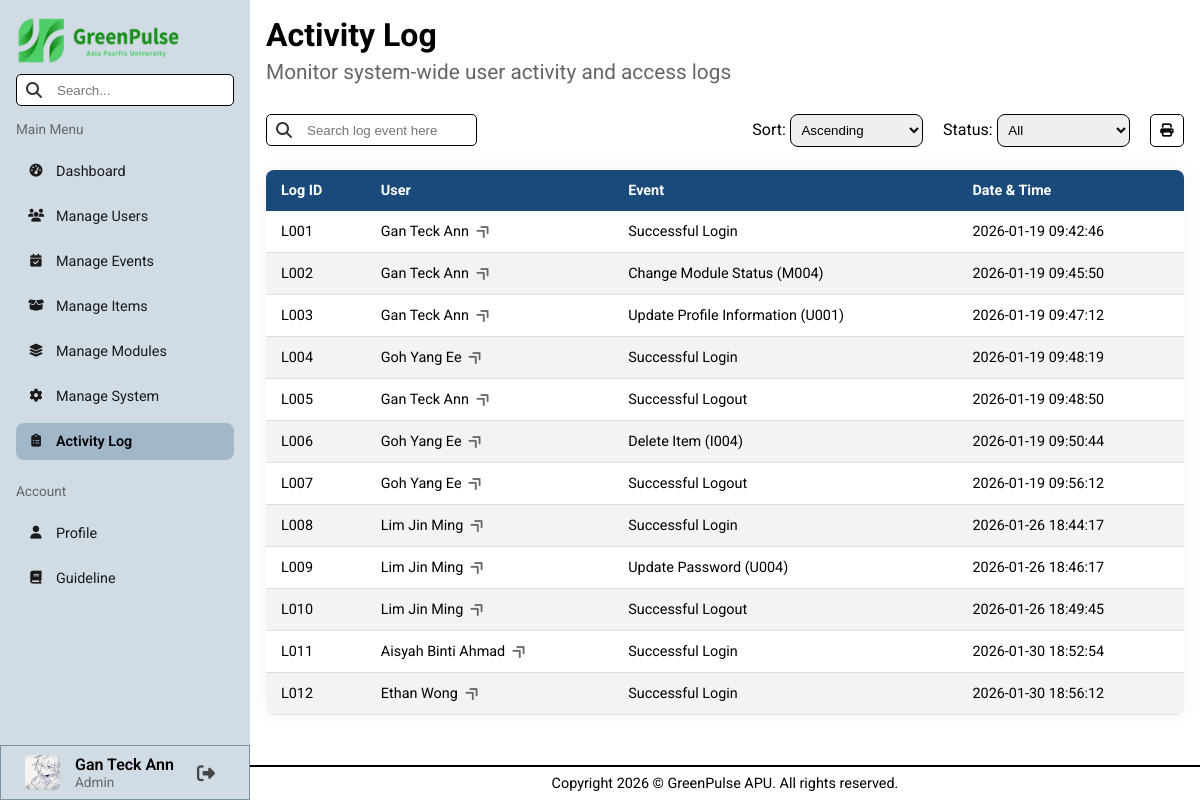
Page /pages/admin/activityLog.php (signed in) on the committed database.
### tables this page shows
CREATE TABLE `users` (
  `user_id` varchar(8) NOT NULL,
  `name` varchar(100) NOT NULL,
  `nationality` varchar(50) NOT NULL,
  `gender` char(1) NOT NULL,
  `date_of_birth` date NOT NULL,
  `contact_number` varchar(12) NOT NULL,
  `education_email` varchar(50) NOT NULL,
  `course_name` varchar(255) NOT NULL,
  `registration_date` date NOT NULL,
  `password` varchar(255) NOT NULL,
  `safety_question_1` varchar(150) DEFAULT NULL,
  `answer_1` varchar(150) DEFAULT NULL,
  `safety_question_2` varchar(150) DEFAULT NULL,
  `answer_2` varchar(150) DEFAULT NULL,
  `green_points` int(11) DEFAULT NULL,
  `total_earned` int(11) DEFAULT NULL,
  `avatar` varchar(255) DEFAULT NULL,
  `role` varchar(50) NOT NULL,
  `last_login` datetime DEFAULT NULL,
  `account_status` varchar(50) NOT NULL DEFAULT 'Active'
);

CREATE TABLE `log` (
  `log_id` varchar(8) NOT NULL,
  `user_id` varchar(8) NOT NULL,
  `log_event` varchar(255) NOT NULL,
  `log_datetime` datetime NOT NULL
);

### backend/sessionData.php (called while the page is built, shortened)
<?php
    $userID = $_SESSION["userID"];
    $userName = $_SESSION["userName"];
?>

### backend/utility.php (called while the page is built, shortened)
<?php
    function getUserName($conn, $user_id) {
        $sql = "SELECT name FROM users WHERE user_id = '$user_id'";
        $result = mysqli_query($conn, $sql);
        if (mysqli_num_rows($result) > 0) {
            $row = mysqli_fetch_assoc($result);
            return $row["name"];
        }
        return "User Not Found";
    }
?>

### pages/admin/activityLog.php (the view, shortened to what this page needs)
<?php
    include("../../conn.php");
    include("../../backend/sessionData.php");
    include("../../backend/utility.php");
    $sql = "SELECT * FROM log GROUP BY log_datetime ASC";
    $currentSort = "";
    $currentStatus = "";
    $result = mysqli_query($conn, $sql);
    $logs = array();
    if (mysqli_num_rows($result) > 0) {
        while ($row = mysqli_fetch_assoc($result)) {
            $logs[] = $row;
        }
    }
?>
<!DOCTYPE html>
<html lang="en">
    <head>
        <link rel="stylesheet" href="../../styles/admin.css">
        <?php include("library.php"); ?>
    </head>
    <body>
        <?php include("header.php"); ?>
        <main class="search-area">
            <h1>Activity Log</h1>
            <h2 class="page-subTitle">Monitor system-wide user activity and access logs</h2>
            <div class="action-bar" style="margin: 1em 0;">
                <form action="" method="GET">
                    <div class="table-search-box">
                        <input type="text" name="target" placeholder="Search log event here">
                    </div>
                </form>
                <form action="" method="GET" class="select-container" id="log-form">
                    <div class="select-boxs">
                        <div>
                            <label for="logSort">Sort: </label>
                            <select name="txtSort" id="logSort">
                                <option value="ASC" <?php if($currentSort === "ASC") echo "selected" ?>>Ascending</option>
                            </select>
                        </div>
                        <div>
                            <label for="losStatus">Status: </label>
                            <select name="txtStatus" id="logStatus">
                                <option value="" <?php if($currentStatus === "") echo "selected" ?>>All</option>
                            </select>
                        </div>
                        <button class="print" onclick="window.print()">
                            <i class="fa-solid fa-print"></i>
                        </button>
                    </div>
                </form>
            </div>
            <div class="flex-container" style="margin: 1em 0;">
                <table>
                    <thead>
                        <tr>
                            <th>Log ID</th>
                            <th>User</th>
                            <th>Event</th>
                            <th>Date & Time</th>
                        </tr>
                    </thead>
                    <tbody>
                        <?php
                            foreach ($logs as $row) {
                                $user_name = getUserName($conn, $row["user_id"]);
                                echo '<tr>
                                        <td>' . $row['log_id'] . '</td>
                                        <td>
                                            <a href="viewUserProfile.php?id=' . $row['user_id'] . '" class="redirect-link" title="View User Profile">
                                                ' . $user_name . '
                                                <i class="fa-solid fa-angle-double-right table-linkIcon"></i>
                                            </a>
                                        </td>
                                        <td>' . $row['log_event'] . ' </td>
                                        <td>' . $row['log_datetime'] . '</td>
                                    </tr>';
                            }
                        ?>
                    </tbody>
                </table>
            </div>
        </main>
        <?php include("footer.php"); ?>
    </body>
</html>

### pages/admin/header.php (shortened to what this page needs)
<?php
    $sql_userInfo = "SELECT avatar FROM users WHERE user_id = '$userID'";
    $result_userInfo = mysqli_query($conn, $sql_userInfo);
    $data_userInfo = mysqli_fetch_assoc($result_userInfo);
    $avatar = $data_userInfo["avatar"] ?? "src/avatars/default.png";
?>
<aside id="sidebar">
    <img src="../../src/elements/logo_horizontal.png" alt="Logo" width="165rem" height="50rem" class="desktop_logo">
    <div class="search-box">
        <input type="text" id="txtSearchInput" placeholder="Search...">
    </div>
    <p class="sidebar-subTitle">Main Menu</p>
    <div class="nav-pages">
        <a id="dashboard" href="index.php">
            <i class="fa-solid fa-gauge-high"></i> Dashboard
        </a>
        <a id="manageUsers" href="manageUsers.php">
            <i class="fa-solid fa-users"></i> Manage Users
        </a>
        <a id="manageEvents" href="manageEvents.php">
            <i class="fa-solid fa-calendar-check"></i> Manage Events
        </a>
        <a id="manageItems" href="manageItems.php">
            <i class="fa-solid fa-box-open"></i> Manage Items
        </a>
        <a id="manageModules" href="manageModules.php">
            <i class="fa-solid fa-layer-group"></i> Manage Modules
        </a>
        <a id="ManageSystem" href="manageSystem.php">
            <i class="fa-solid fa-gear"></i> Manage System
        </a>
        <a id="activityLog" href="activityLog.php">
            <i class="fa-solid fa-clipboard-list"></i> Activity Log
        </a>
    </div>
    <p class="sidebar-subTitle">Account</p>
    <div class="nav-pages">
        <a id="profile" href="profile.php">
            <i class="fa-solid fa-user"></i> Profile
        </a>
        <a id="guildeline" href="guideline.php">
            <i class="fa-solid fa-book"></i> Guideline
        </a>
    </div>
    <div class="user-info-section">
        <img src="../../<?php echo $avatar ?>" alt="user_avatar" width="35px" height="35px">
        <div class="user-info-box">
            <p class="name"> <?php echo $userName ?? "Unknown User" ?> </p>
            <p class="role">Admin</p>
        </div>
        <form action="../../backend/logoutRedirect.php" method="POST" class="logout-form">
            <button type="submit" class="logout-btn" title="Logout">
                <i class="fa-solid fa-right-from-bracket"></i>
            </button>
        </form>
    </div>
</aside>

### styles/admin.css (style rules this page uses)
body { min-height: 100vh; display: grid; grid-template-columns: 250px 1fr; grid-template-rows: 1fr auto; grid-template-areas: "sidebar main" "sidebar footer"; }
aside { grid-area: sidebar; padding: 1em; background-color: #d1dbe4; top: 0; position: sticky; align-self: start; height: 100vh; display: flex; flex-direction: column; z-index: 1000; }
main { grid-area: main; padding: 1em; }
.search-box { margin: 0.5em 0; position: relative; }
.search-box input, .table-search-box input, .popup-form input, .popup-input select, .addNewAnnouncem-form input { width: 100%; height: 2rem; padding: 10px 15px 10px 40px; border-radius: 5px; border: none; outline: none; border: 1px black solid; }
.nav-pages { display: flex; flex-direction: column; margin: 1em 0; gap: 0.5em; }
.nav-pages a, .nav-pages i { color: #1a1a1a; font-size: 0.9em; }
.nav-pages a { text-decoration: none; display: flex; align-items: center; padding: 10px 10px; border-radius: 8px; transition: all 0.3s ease; }
.nav-pages i { margin-right: 10px; width: 20px; text-align: center; }
.nav-pages a.active { background-color: #a3b7ca; font-weight: 600; color: #000; }
.user-info-section { margin: auto -1em -1em -1em; border: 1.5px #7992a7 solid; height: 55px; width: 250px; align-self: flex-end; display: flex; flex-direction: row; align-items: center; padding: 0 0 0 1.5em; gap: 15px; }
.user-info-section img { border-radius: 5px; }
.user-info-section .user-info-box .name { font-size: 1em; font-weight: 600; }
.user-info-section .user-info-box .role { font-size: 0.85em; color: #666; }
.logout-form { margin: 0; padding-left: 0.2em; display: flex; }
.logout-btn { background: none; border: none; padding: 5px; cursor: pointer; font-size: 18px; color: #454545; transition: 0.3s; display: flex; align-items: center; }
.sidebar-subTitle { margin-top: 0.5em; font-size: 0.85em; color: #666; }
.page-subTitle { padding: 0.3em 0; color: #666; font-weight: 400; font-size: 1.3em; }
.flex-container { display: flex; flex-direction: column; justify-content: center; align-items: center; }
.item-chart select, .select-boxs select { width: 10em; padding: 0.5em; border-radius: 8px; border: 1px black solid; }
table { width: 100%; border-collapse: collapse; background-color: #ffffff; font-size: 0.9em; min-width: 400px; border-radius: 8px; box-shadow: 0 0 20px rgba(0, 0, 0, 0.05); overflow: hidden; }
thead tr { background-color: #194a7a; color: #ffffff; text-align: left; font-weight: bold; }
th, td { padding: 12px 15px; }
tbody tr { border-bottom: 1px solid #dddddd; }
tbody tr:nth-of-type(even) { background-color: #f3f3f3; }
.action-bar { display: flex; flex-direction: row; justify-content: space-between; align-items: center; width: 100%; gap: 10px; }
.table-search-box { margin: 0.5em 0; position: relative; width: 100%; }
.table-search-box input { width: 90%; }
.select-container { display: flex; flex-direction: row; gap: 15px; }
.select-boxs, .action-btns { gap: 20px; }
.select-boxs { display: flex; flex-direction: row; }
.select-container button { background-color: rgba(25, 74, 122, 0.6); padding: 0.5em 0.7em; border: none; border-radius: 5px; }
.print { padding: 0 1em; background-color: white !important; border: 1px black solid !important; }
.redirect-link { color: black; text-decoration: none; cursor: pointer; }
.table-linkIcon { transform: rotate(-45deg); color: #666; margin-left: 0.3em; font-weight: 300; }
button, select { cursor: pointer; }

### styles/general.css (style rules this page uses)
* { margin: 0; padding: 0; box-sizing: border-box; }
body { font-family: "Roboto", sans-serif; }
html, body { max-width: 100%; overflow-x: clip; }

### rows in the picture
users: avatar (picture)
log: log_id "L001", user.name "Gan Teck Ann", log_event "Successful Login", log_datetime "2026-01-19 09:42:46"
log: log_id "L002", user.name "Gan Teck Ann", log_event "Change Module Status (M004)", log_datetime "2026-01-19 09:45:50"
log: log_id "L003", user.name "Gan Teck Ann", log_event "Update Profile Information (U001)", log_datetime "2026-01-19 09:47:12"
log: log_id "L004", user.name "Goh Yang Ee", log_event "Successful Login", log_datetime "2026-01-19 09:48:19"
log: log_id "L005", user.name "Gan Teck Ann", log_event "Successful Logout", log_datetime "2026-01-19 09:48:50"
log: log_id "L006", user.name "Goh Yang Ee", log_event "Delete Item (I004)", log_datetime "2026-01-19 09:50:44"
log: log_id "L007", user.name "Goh Yang Ee", log_event "Successful Logout", log_datetime "2026-01-19 09:56:12"
log: log_id "L008", user.name "Lim Jin Ming", log_event "Successful Login", log_datetime "2026-01-26 18:44:17"
log: log_id "L009", user.name "Lim Jin Ming", log_event "Update Password (U004)", log_datetime "2026-01-26 18:46:17"
log: log_id "L010", user.name "Lim Jin Ming", log_event "Successful Logout", log_datetime "2026-01-26 18:49:45"
log: log_id "L011", user.name "Aisyah Binti Ahmad", log_event "Successful Login", log_datetime "2026-01-30 18:52:54"
log: log_id "L012", user.name "Ethan Wong", log_event "Successful Login", log_datetime "2026-01-30 18:56:12"

### other values in the picture
$userName "Gan Teck Ann"
